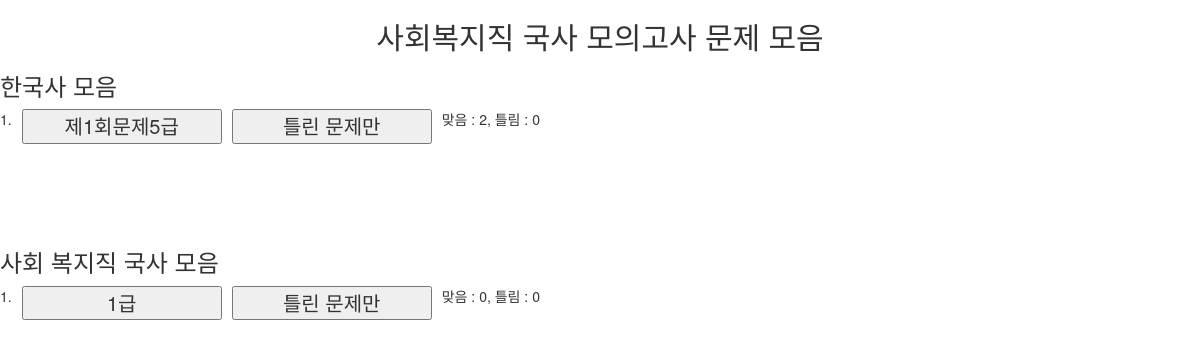
/, run on an earlier commit of the app's database.
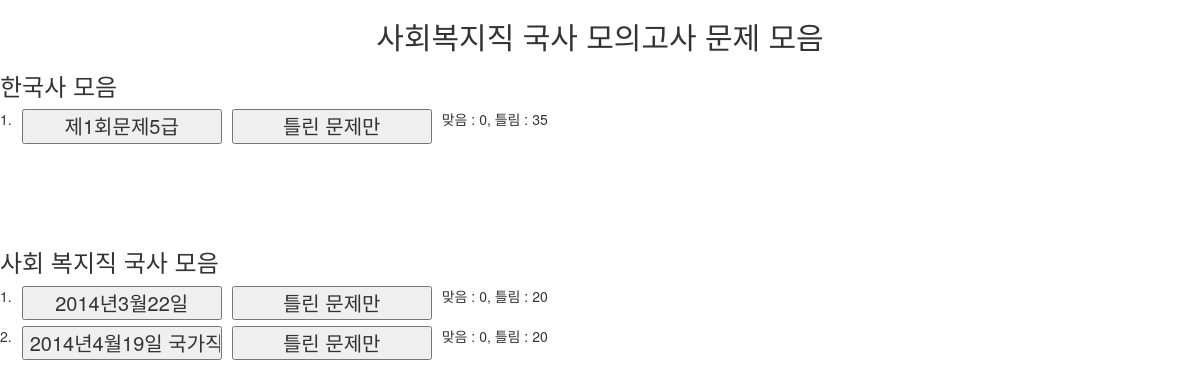
And on a later commit of the database.
### Main/models.py (models this page shows)
class QuestionSet(models.Model):
    name = models.CharField(max_length=255)
    type = models.IntegerField()
    set_num = models.IntegerField()
    objects = QuestionSetManager()

### Main/views.py (the view)
# urls.py: url(r'^$', main_page, name='main_page'),
def main_page(request):
    questionsets1 = QuestionSet.objects.all().filter(type=0)
    corrects = []
    wrongs = []
    for question_set in questionsets1:
        correct = 0
        wrong = 0
        for question in question_set.question_set.all():
            if question.correct == True:
                correct = correct + 1
            else :
                wrong = wrong + 1
        corrects.append(correct)
        wrongs.append(wrong)
    questionsets2 = QuestionSet.objects.all().filter(type=1)
    corrects2 = []
    wrongs2 = []
    for question_set in questionsets2:
        correct = 0
        wrong = 0
        for question in question_set.question_set.all():
            if question.correct == True:
                correct = correct + 1
            else :
                wrong = wrong + 1
        corrects2.append(correct)
        wrongs2.append(wrong)
    print corrects2
    print wrongs2
    return render_to_response('main.html', RequestContext(request,
                                                          {'question_sets1' : questionsets1, 'corrects' : corrects, 'wrongs' : wrongs,
                                                           'question_sets2' : questionsets2, 'corrects2' : corrects2, 'wrongs2' : wrongs2}))

### Main/templatetags/camerocustomfilters.py (called while the page is built)
@register.filter
def get_at_index(list, index):
    return list[index]

### templates/main.html (shortened to what this page needs)
{% load camerocustomfilters %}
<!DOCTYPE html>
<html>
<head lang="en">
</head>
<link href="{{STATIC_URL}}bootstrap/css/bootstrap.min.css" rel="stylesheet" media="screen">
<body>
<h2 style="text-align: center;">사회복지직 국사 모의고사 문제 모음</h2>
<h3>한국사 모음</h3>
{% for questionset in question_sets1 %}
    <div style="float: left; margin-right:10px;">{{ forloop.counter }}. </div>
    <form action="/korean_black_page/{{questionset.id}}/" method="GET" style="float:left; margin-right:10px;">
        <input type="submit" value="{{questionset.name}}" class="submitBtn">
    </form>
    <form action="/korean_black_page_wrong/{{questionset.id}}/" method="GET" style="float:left; margin-right:10px;">
        <input type="submit" value="틀린 문제만" class="submitBtn">
    </form>
    <div class="correctCheck">맞음 : {{ corrects|get_at_index:forloop.counter0}}, 틀림 : {{ wrongs|get_at_index:forloop.counter0 }}</div></br>
{% endfor %}
<h3 style="margin-top:100px;">사회 복지직 국사 모음</h3>
{% for questionset in question_sets2 %}
    <div style="float: left; margin-right:10px;">{{ forloop.counter }}. </div>
    <form action="/korean_black_page/{{questionset.id}}/" method="GET" style="float:left; margin-right:10px;">
        <input type="submit" value="{{questionset.name}}" class="submitBtn">
    </form>
    <form action="/korean_black_page_wrong/{{questionset.id}}/" method="GET" style="float:left; margin-right:10px;">
        <input type="submit" value="틀린 문제만" class="submitBtn">
    </form>
    <div class="correctCheck">맞음 : {{ corrects2|get_at_index:forloop.counter0}}, 틀림 : {{ wrongs2|get_at_index:forloop.counter0 }}</div></br>
{% endfor %}
</body>
</html>

### templates/main.html (style rules this page uses)
@media screen and (min-width: 401px) { .submitBtn { width : 200px; font-size:20px; } }

What changed in the data, as far as the page shows it:
removed QuestionSet: name "제1회문제5급", counter0 "2", counter0 "0", shown under "한국사 모음"
removed QuestionSet: name "1급", counter0 "0", shown under "사회 복지직 국사 모음"
added QuestionSet: name "제1회문제5급", counter0 "0", counter0 "35", shown under "한국사 모음"
added QuestionSet: name "2014년3월22일", set_num "0", counter0 "20", shown under "사회 복지직 국사 모음"
added QuestionSet: name "2014년4월19일 국가직", set_num "0", counter0 "20", shown under "사회 복지직 국사 모음"
